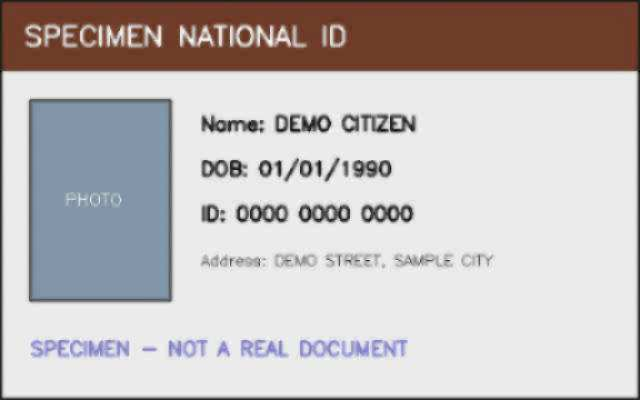
#> input picture samples/sample_whatsapp_forward.jpg, 640 x 400 px, given in place of out.png, which was not available
$ python preprocessor.py out.png
#> lines starting #> are read from the running program, lines starting #| are printed output that depends on the picture; after the words box and inside, x2 and y2 are one past the last pixel; in counts of white or black regions, pixels touching at a corner belong together; pictures that were not available may be replaced by others from this repository, and a replacement may not be noted
"""
Document Pre-processing — Feature #1.

Pipeline:
  1. Grayscale + Gaussian blur + Canny edge detection.
  2. Find contours; locate the largest 4-point polygon (the ID card's
     boundary) among them.
  3. Perspective-warp that quadrilateral to a flat, axis-aligned rectangle
     (auto-crop + deskew in one step).
  4. Enhance contrast with CLAHE (Contrast Limited Adaptive Histogram
     Equalization) on the luminance channel, so text/photo detail is more
     legible for the downstream OCR and face-match stages without blowing
     out highlights the way global histogram equalization would.

Fallback behavior:
  Real-world captures don't always yield a clean 4-point contour (cluttered
  background, card touching the frame edge, low contrast between card and
  background). Rather than fail the whole request, this module degrades
  gracefully:
    - If a 4-point card contour is found -> perspective transform applied.
    - Else if any sufficiently large contour is found -> axis-aligned crop
      to its bounding rect (no deskew, since we don't have 4 reliable
      corners to warp from).
    - Else -> no crop, original frame is contrast-enhanced only.
  The response always reports which path was taken so the officer UI (and
  the officer) knows whether to trust the auto-crop or expect a manual one.
"""
from __future__ import annotations

import os

import cv2
import numpy as np

# --- Tunables -------------------------------------------------------------
CANNY_LOW = 50
CANNY_HIGH = 150
GAUSSIAN_KERNEL = (5, 5)
# A candidate contour must cover at least this fraction of the frame area to
# be considered "the card" rather than background noise/texture.
MIN_CONTOUR_AREA_FRACTION = 0.15
# Polygon approximation tolerance as a fraction of the contour's perimeter.
APPROX_POLY_EPSILON_FRACTION = 0.02
CLAHE_CLIP_LIMIT = 2.5
CLAHE_TILE_GRID_SIZE = (8, 8)


def _order_points(pts: np.ndarray) -> np.ndarray:
    """Order 4 points as [top-left, top-right, bottom-right, bottom-left],
    required by cv2.getPerspectiveTransform's destination convention."""
    rect = np.zeros((4, 2), dtype=np.float32)
    s = pts.sum(axis=1)
    rect[0] = pts[np.argmin(s)]  # top-left has smallest x+y
    rect[2] = pts[np.argmax(s)]  # bottom-right has largest x+y
    diff = np.diff(pts, axis=1)
    rect[1] = pts[np.argmin(diff)]  # top-right has smallest y-x
    rect[3] = pts[np.argmax(diff)]  # bottom-left has largest y-x
    return rect


def _find_card_quadrilateral(edges: np.ndarray, frame_area: float) -> np.ndarray | None:
    """Return the 4 corner points of the largest 4-point contour above the
    minimum area threshold, or None if no such contour exists."""
    contours, _ = cv2.findContours(edges, cv2.RETR_LIST, cv2.CHAIN_APPROX_SIMPLE)
    contours = sorted(contours, key=cv2.contourArea, reverse=True)

    for c in contours:
        area = cv2.contourArea(c)
        if area < frame_area * MIN_CONTOUR_AREA_FRACTION:
            break  # sorted descending, so nothing after this will be big enough either
        perimeter = cv2.arcLength(c, True)
        approx = cv2.approxPolyDP(c, APPROX_POLY_EPSILON_FRACTION * perimeter, True)
        if len(approx) == 4:
            return approx.reshape(4, 2).astype(np.float32)

    return None


def _find_largest_contour_bbox(edges: np.ndarray, frame_area: float) -> tuple[int, int, int, int] | None:
    """Fallback: bounding box of the single largest contour, regardless of
    its shape, used when no clean 4-point quad was found."""
    contours, _ = cv2.findContours(edges, cv2.RETR_LIST, cv2.CHAIN_APPROX_SIMPLE)
    if not contours:
        return None
    largest = max(contours, key=cv2.contourArea)
    if cv2.contourArea(largest) < frame_area * MIN_CONTOUR_AREA_FRACTION:
        return None
    x, y, w, h = cv2.boundingRect(largest)
    return x, y, w, h


def _perspective_warp(image: np.ndarray, corners: np.ndarray) -> np.ndarray:
    rect = _order_points(corners)
    (tl, tr, br, bl) = rect

    width_top = np.linalg.norm(tr - tl)
    width_bottom = np.linalg.norm(br - bl)
    max_width = int(max(width_top, width_bottom))

    height_left = np.linalg.norm(bl - tl)
    height_right = np.linalg.norm(br - tr)
    max_height = int(max(height_left, height_right))

    max_width = max(max_width, 1)
    max_height = max(max_height, 1)

    dst = np.array(
        [[0, 0], [max_width - 1, 0], [max_width - 1, max_height - 1], [0, max_height - 1]],
        dtype=np.float32,
    )

    transform_matrix = cv2.getPerspectiveTransform(rect, dst)
    warped = cv2.warpPerspective(image, transform_matrix, (max_width, max_height))
    return warped


def _apply_clahe(image_bgr: np.ndarray) -> np.ndarray:
    """Contrast-limited adaptive histogram equalization on the L channel of
    LAB color space — enhances local contrast (helps faint print, worn
    lamination glare, etc.) without distorting color balance the way
    equalizing each RGB channel independently would."""
    lab = cv2.cvtColor(image_bgr, cv2.COLOR_BGR2LAB)
    l_channel, a_channel, b_channel = cv2.split(lab)

    clahe = cv2.createCLAHE(clipLimit=CLAHE_CLIP_LIMIT, tileGridSize=CLAHE_TILE_GRID_SIZE)
    l_enhanced = clahe.apply(l_channel)

    enhanced_lab = cv2.merge((l_enhanced, a_channel, b_channel))
    return cv2.cvtColor(enhanced_lab, cv2.COLOR_LAB2BGR)


def run_preprocessing(image_path: str, output_dir: str = "app/static/uploads") -> dict:
    """
    Main entry point. Auto-crops (if possible), deskews (if possible), and
    contrast-enhances an ID document photo.

    Returns a dict:
        {
            "output_path": str,
            "crop_method": "perspective_warp" | "bounding_box" | "none",
            "corners_detected": [[x,y], [x,y], [x,y], [x,y]] | None,
        }

    Raises ValueError if the image can't be read.
    """
#> called with image_path = 'out.png', output_dir = 'app/static/uploads'
    os.makedirs(output_dir, exist_ok=True)

    original = cv2.imread(image_path, cv2.IMREAD_COLOR)
#> original is the input picture: shape (400, 640, 3); mean B, G, R 186.7, 187.1, 193.1
    if original is None:
        raise ValueError(f"Could not read image at {image_path}. Is it a valid JPEG/PNG?")

    frame_area = float(original.shape[0] * original.shape[1])
#> frame_area = 256000

    gray = cv2.cvtColor(original, cv2.COLOR_BGR2GRAY)
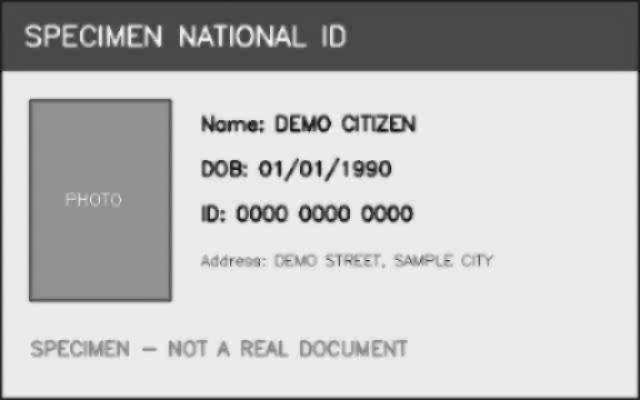
#> gray: shape (400, 640); min 0, max 255, mean 188.9
    blurred = cv2.GaussianBlur(gray, GAUSSIAN_KERNEL, 0)
    edges = cv2.Canny(blurred, CANNY_LOW, CANNY_HIGH)
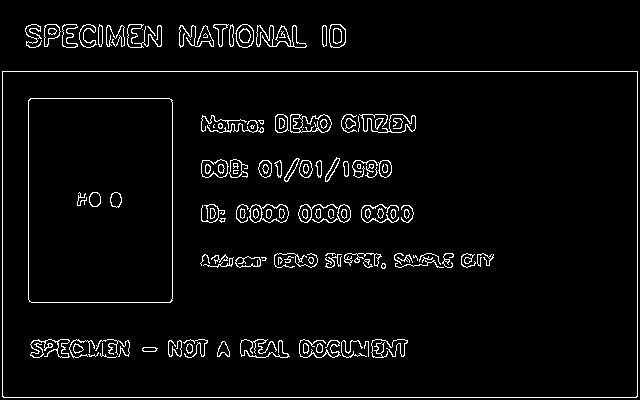
#> edges: shape (400, 640); 4% white in thin lines or dots
    # Close small gaps in the edge map so a card's border forms one
    # continuous contour instead of several broken segments.
    edges = cv2.dilate(edges, np.ones((3, 3), np.uint8), iterations=1)
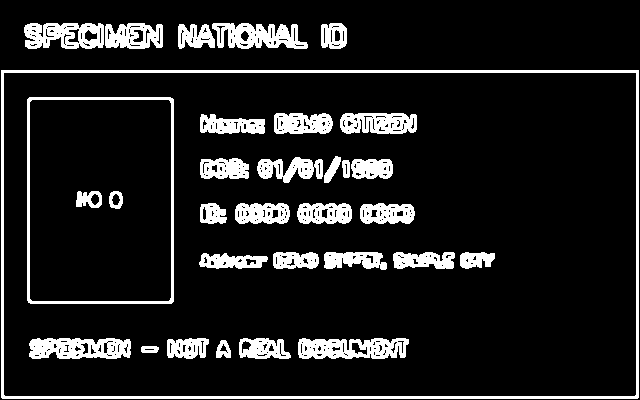
#> edges: shape (400, 640); 12.3% white; 32 white regions

    corners = _find_card_quadrilateral(edges, frame_area)
#> in _find_card_quadrilateral, `contours, _ = cv2.findContours(edges, cv2.RETR_LIST, cv2.CHAIN_APPROX_..`: contours = 442 contours, 349 with area under 20; largest, box (x1, y1, x2, y2) and area: (1, 70, 639, 399) 208935, (3, 72, 637, 397) 205087, (27, 97, 174, 304) 30065, (29, 99, 172, 302) 28664, (298, 338, 409, 359) 1836
#> the loop in _find_card_quadrilateral, `for c in contours:` made 1 pass
#> (area, perimeter, approx) on pass 1: (208935, 1928.8, [[1, 70], [2, 398], [638, 397], [638, 70]])
#> corners = [[1, 70], [2, 398], [638, 397], [638, 70]]

    if corners is not None:
        cropped = _perspective_warp(original, corners)
#> in _order_points, `s = pts.sum(axis=1)`: s = [71, 400, 1035, 708]
#> in _order_points, `diff = np.diff(pts, axis=1)`: diff = [69, 396, -241, -568]
#> in _perspective_warp, `rect = _order_points(corners)`: rect = [[1, 70], [638, 70], [638, 397], [2, 398]]
#> in _perspective_warp, `(tl, tr, br, bl) = rect`: tl = [1, 70]; tr = [638, 70]; br = [638, 397]; bl = [2, 398]
#> in _perspective_warp, `width_top = np.linalg.norm(tr - tl)`: width_top = 637
#> in _perspective_warp, `width_bottom = np.linalg.norm(br - bl)`: width_bottom = 636
#> in _perspective_warp, `max_width = int(max(width_top, width_bottom))`: max_width = 637
#> in _perspective_warp, `height_left = np.linalg.norm(bl - tl)`: height_left = 328
#> in _perspective_warp, `height_right = np.linalg.norm(br - tr)`: height_right = 327
#> in _perspective_warp, `max_height = int(max(height_left, height_right))`: max_height = 328
#> in _perspective_warp, `dst = np.array( [[0, 0], [max_width - 1, 0], [max_width - 1, max_heigh..`: dst = [[0, 0], [636, 0], [636, 327], [0, 327]]
#> in _perspective_warp, `transform_matrix = cv2.getPerspectiveTransform(rect, dst)`: transform_matrix = [[0.995, -0.00303, -0.783], [-2.23e-17, 0.995, -69.65], [-4.79e-06, -4.77e-06, 1]]
#> in _perspective_warp, `warped = cv2.warpPerspective(image, transform_matrix, (max_width, max_..`:
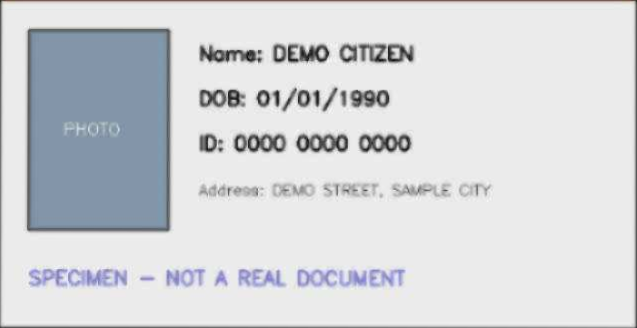
#> warped: shape (328, 637, 3); mean B, G, R 216.8, 213.4, 211.2
        crop_method = "perspective_warp"
        corners_out = corners.astype(int).tolist()
#> corners_out = [[1, 70], [2, 398], [638, 397], [638, 70]]
    else:
        bbox = _find_largest_contour_bbox(edges, frame_area)
        if bbox is not None:
            x, y, w, h = bbox
            cropped = original[y:y + h, x:x + w]
            crop_method = "bounding_box"
            corners_out = None
        else:
            cropped = original
            crop_method = "none"
            corners_out = None

    enhanced = _apply_clahe(cropped)
#> in _apply_clahe, `lab = cv2.cvtColor(image_bgr, cv2.COLOR_BGR2LAB)`: lab: shape (328, 637, 3); mean of channels 0, 1, 2 216.9, 127.9, 126
#> in _apply_clahe, `l_channel, a_channel, b_channel = cv2.split(lab)`:
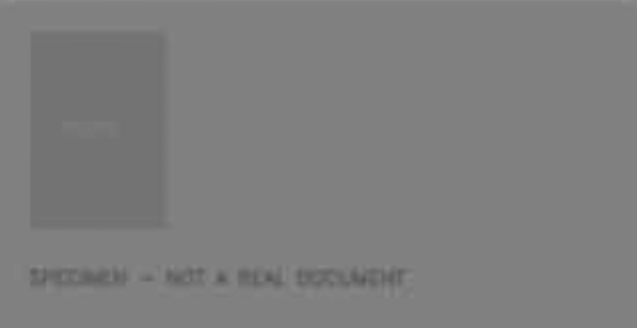
#> b_channel: shape (328, 637); min 86, max 144, mean 126
#> in _apply_clahe, `l_enhanced = clahe.apply(l_channel)`:
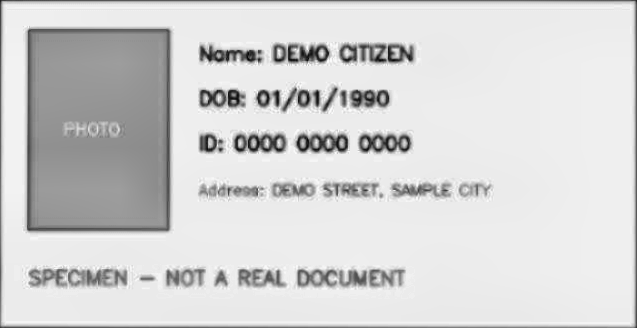
#> l_enhanced: shape (328, 637); min 5, max 253, mean 211.8
#> in _apply_clahe, `enhanced_lab = cv2.merge((l_enhanced, a_channel, b_channel))`: enhanced_lab: shape (328, 637, 3); mean of channels 0, 1, 2 211.8, 127.9, 126
#> in _apply_clahe, `return cv2.cvtColor(enhanced_lab, cv2.COLOR_LAB2BGR)`:
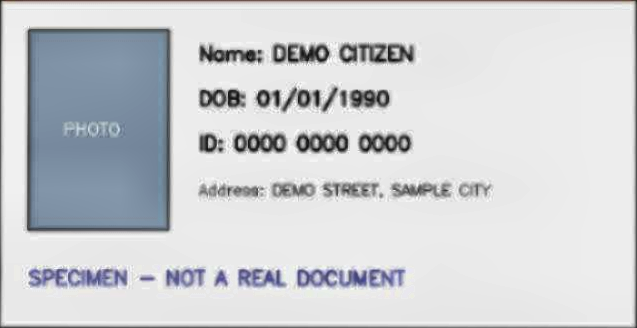
#> returned value: shape (328, 637, 3); mean B, G, R 211.6, 208.3, 205.9

    base_name = os.path.splitext(os.path.basename(image_path))[0]
    output_filename = f"{base_name}_processed.jpg"
    output_path = os.path.join(output_dir, output_filename)
    cv2.imwrite(output_path, enhanced, [cv2.IMWRITE_JPEG_QUALITY, 95])

    return {
        "output_path": output_path,
        "crop_method": crop_method,
        "corners_detected": corners_out,
    }


if __name__ == "__main__":
    # Quick manual smoke test:
    #   python -m app.services.preprocessor /path/to/sample_id.jpg
    import sys

    if len(sys.argv) < 2:
        print("Usage: python -m app.services.preprocessor <image_path>")
        raise SystemExit(1)

    result = run_preprocessing(sys.argv[1])
#> result = {'output_path': 'app/static/uploads/out_processed.jpg', 'crop_method': 'perspective_warp', 'corners_detected': [[1, 70], [2, 398], [638, 397], [638, 70]]}
    print(f"Crop method     : {result['crop_method']}")
#| Crop method     : perspective_warp
    print(f"Corners detected: {result['corners_detected']}")
#| Corners detected: [[1, 70], [2, 398], [638, 397], [638, 70]]
    print(f"Output saved to : {result['output_path']}")
#| Output saved to : app/static/uploads/out_processed.jpg
